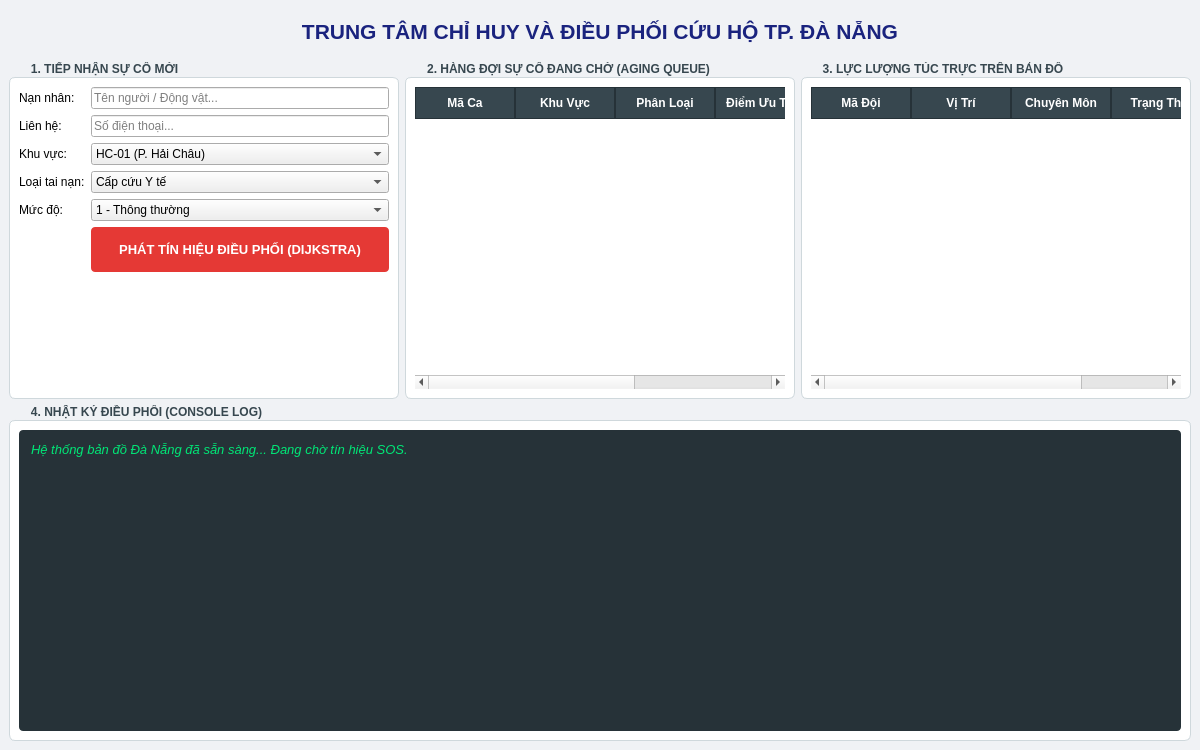
<?xml version="1.0" encoding="UTF-8"?>
<ui version="4.0">
 <class>MainWindow</class>
 <widget class="QMainWindow" name="MainWindow">
  <property name="geometry">
   <rect>
    <x>0</x>
    <y>0</y>
    <width>1200</width>
    <height>750</height>
   </rect>
  </property>
  <property name="windowTitle">
   <string>Hệ Thống Điều Phối Cứu Hộ PBL2 - Da Nang CAD System</string>
  </property>
  <property name="styleSheet">
   <string notr="true">/* --- Nền chính của ứng dụng --- */
QMainWindow { 
    background-color: #f0f2f5; 
}

/* --- Tiêu đề Header --- */
QLabel#lblHeader {
    color: #1a237e;
    padding: 10px;
    border-bottom: 2px solid #3f51b5;
}

/* --- Các khung GroupBox --- */
QGroupBox {
    font-weight: bold;
    border: 1px solid #cfd8dc;
    border-radius: 6px;
    margin-top: 15px;
    background-color: #ffffff;
}
QGroupBox::title {
    subcontrol-origin: margin;
    left: 15px;
    padding: 0 5px 0 5px;
    color: #37474f;
}

/* --- Nút bấm Điều phối Khẩn cấp --- */
QPushButton#btnDispatch {
    background-color: #e53935;
    color: white;
    font-weight: bold;
    border-radius: 4px;
    font-size: 13px;
    border: none;
}
QPushButton#btnDispatch:hover {
    background-color: #d32f2f;
}
QPushButton#btnDispatch:pressed {
    background-color: #b71c1c;
}

/* --- Bảng dữ liệu (TableWidget) --- */
QTableWidget {
    gridline-color: #eceff1;
    background-color: #ffffff;
    alternate-background-color: #f9fbe7;
    selection-background-color: #e3f2fd;
    selection-color: #000000;
    border: none;
}
QHeaderView::section {
    background-color: #37474f;
    color: white;
    font-weight: bold;
    padding: 6px;
    border: 1px solid #263238;
}

/* --- Màn hình Terminal Log --- */
QTextEdit#txtConsole {
    background-color: #263238;
    color: #00e676; /* Màu xanh lá cây kiểu terminal */
    font-family: &quot;Consolas&quot;, monospace;
    font-size: 13px;
    border-radius: 4px;
    padding: 8px;
}</string>
  </property>
  <widget class="QWidget" name="centralwidget">
   <layout class="QVBoxLayout" name="verticalLayout_main">
    <item>
     <widget class="QLabel" name="lblHeader">
      <property name="font">
       <font>
        <pointsize>16</pointsize>
        <bold>true</bold>
       </font>
      </property>
      <property name="text">
       <string>TRUNG TÂM CHỈ HUY VÀ ĐIỀU PHỐI CỨU HỘ TP. ĐÀ NẴNG</string>
      </property>
      <property name="alignment">
       <set>Qt::AlignmentFlag::AlignCenter</set>
      </property>
     </widget>
    </item>
    <item>
     <layout class="QHBoxLayout" name="horizontalLayout_top">
      <item>
       <widget class="QGroupBox" name="grpBaoCao">
        <property name="title">
         <string>1. TIẾP NHẬN SỰ CỐ MỚI</string>
        </property>
        <layout class="QFormLayout" name="formLayout">
         <item row="0" column="0">
          <widget class="QLabel" name="label_1">
           <property name="text">
            <string>Nạn nhân:</string>
           </property>
          </widget>
         </item>
         <item row="0" column="1">
          <widget class="QLineEdit" name="txtVictimName">
           <property name="placeholderText">
            <string>Tên người / Động vật...</string>
           </property>
          </widget>
         </item>
         <item row="1" column="0">
          <widget class="QLabel" name="label_2">
           <property name="text">
            <string>Liên hệ:</string>
           </property>
          </widget>
         </item>
         <item row="1" column="1">
          <widget class="QLineEdit" name="txtPhone">
           <property name="placeholderText">
            <string>Số điện thoại...</string>
           </property>
          </widget>
         </item>
         <item row="2" column="0">
          <widget class="QLabel" name="label_3">
           <property name="text">
            <string>Khu vực:</string>
           </property>
          </widget>
         </item>
         <item row="2" column="1">
          <widget class="QComboBox" name="cbLocation">
           <item>
            <property name="text">
             <string>HC-01 (P. Hải Châu)</string>
            </property>
           </item>
           <item>
            <property name="text">
             <string>HC-02 (P. Thạch Thang)</string>
            </property>
           </item>
           <item>
            <property name="text">
             <string>TK-01 (P. Thanh Khê Tây)</string>
            </property>
           </item>
           <item>
            <property name="text">
             <string>ST-01 (P. An Hải Tây)</string>
            </property>
           </item>
           <item>
            <property name="text">
             <string>HV-01 (X. Hòa Phong)</string>
            </property>
           </item>
          </widget>
         </item>
         <item row="3" column="0">
          <widget class="QLabel" name="label_4">
           <property name="text">
            <string>Loại tai nạn:</string>
           </property>
          </widget>
         </item>
         <item row="3" column="1">
          <widget class="QComboBox" name="cbIncidentType">
           <item>
            <property name="text">
             <string>Cấp cứu Y tế</string>
            </property>
           </item>
           <item>
            <property name="text">
             <string>Kẹt song cửa / Thang máy</string>
            </property>
           </item>
           <item>
            <property name="text">
             <string>Sập hầm / Công trình</string>
            </property>
           </item>
           <item>
            <property name="text">
             <string>Rớt giếng / Hố sâu</string>
            </property>
           </item>
           <item>
            <property name="text">
             <string>Hỏa hoạn / Cháy nổ</string>
            </property>
           </item>
           <item>
            <property name="text">
             <string>Tai nạn giao thông</string>
            </property>
           </item>
           <item>
            <property name="text">
             <string>Khống chế động vật</string>
            </property>
           </item>
          </widget>
         </item>
         <item row="4" column="0">
          <widget class="QLabel" name="label_5">
           <property name="text">
            <string>Mức độ:</string>
           </property>
          </widget>
         </item>
         <item row="4" column="1">
          <widget class="QComboBox" name="cbUrgency">
           <item>
            <property name="text">
             <string>1 - Thông thường</string>
            </property>
           </item>
           <item>
            <property name="text">
             <string>2 - Khẩn cấp</string>
            </property>
           </item>
           <item>
            <property name="text">
             <string>3 - Nguy kịch (Code Red)</string>
            </property>
           </item>
          </widget>
         </item>
         <item row="5" column="1">
          <widget class="QPushButton" name="btnDispatch">
           <property name="minimumSize">
            <size>
             <width>0</width>
             <height>45</height>
            </size>
           </property>
           <property name="text">
            <string>PHÁT TÍN HIỆU ĐIỀU PHỐI (DIJKSTRA)</string>
           </property>
          </widget>
         </item>
        </layout>
       </widget>
      </item>
      <item>
       <widget class="QGroupBox" name="grpQueue">
        <property name="title">
         <string>2. HÀNG ĐỢI SỰ CỐ ĐANG CHỜ (AGING QUEUE)</string>
        </property>
        <layout class="QVBoxLayout" name="verticalLayout_2">
         <item>
          <widget class="QTableWidget" name="tableCases">
           <property name="selectionBehavior">
            <enum>QAbstractItemView::SelectionBehavior::SelectRows</enum>
           </property>
           <column>
            <property name="text">
             <string>Mã Ca</string>
            </property>
           </column>
           <column>
            <property name="text">
             <string>Khu Vực</string>
            </property>
           </column>
           <column>
            <property name="text">
             <string>Phân Loại</string>
            </property>
           </column>
           <column>
            <property name="text">
             <string>Điểm Ưu Tiên</string>
            </property>
           </column>
           <column>
            <property name="text">
             <string>Trạng Thái</string>
            </property>
           </column>
          </widget>
         </item>
        </layout>
       </widget>
      </item>
      <item>
       <widget class="QGroupBox" name="grpUnits">
        <property name="title">
         <string>3. LỰC LƯỢNG TÚC TRỰC TRÊN BẢN ĐỒ</string>
        </property>
        <layout class="QVBoxLayout" name="verticalLayout_3">
         <item>
          <widget class="QTableWidget" name="tableUnits">
           <property name="selectionBehavior">
            <enum>QAbstractItemView::SelectionBehavior::SelectRows</enum>
           </property>
           <column>
            <property name="text">
             <string>Mã Đội</string>
            </property>
           </column>
           <column>
            <property name="text">
             <string>Vị Trí</string>
            </property>
           </column>
           <column>
            <property name="text">
             <string>Chuyên Môn</string>
            </property>
           </column>
           <column>
            <property name="text">
             <string>Trạng Thái</string>
            </property>
           </column>
          </widget>
         </item>
        </layout>
       </widget>
      </item>
     </layout>
    </item>
    <item>
     <widget class="QGroupBox" name="grpLog">
      <property name="title">
       <string>4. NHẬT KÝ ĐIỀU PHỐI (CONSOLE LOG)</string>
      </property>
      <layout class="QVBoxLayout" name="verticalLayout_4">
       <item>
        <widget class="QTextEdit" name="txtConsole">
         <property name="readOnly">
          <bool>true</bool>
         </property>
         <property name="html">
          <string>&lt;!DOCTYPE HTML PUBLIC &quot;-//W3C//DTD HTML 4.0//EN&quot; &quot;http://www.w3.org/TR/REC-html40/strict.dtd&quot;&gt;
&lt;html&gt;&lt;head&gt;&lt;meta name=&quot;qrichtext&quot; content=&quot;1&quot; /&gt;&lt;meta charset=&quot;utf-8&quot; /&gt;&lt;style type=&quot;text/css&quot;&gt;
p, li { white-space: pre-wrap; }
hr { height: 1px; border-width: 0; }
li.unchecked::marker { content: &quot;\2610&quot;; }
li.checked::marker { content: &quot;\2612&quot;; }
&lt;/style&gt;&lt;/head&gt;&lt;body style=&quot; font-family:'Consolas','monospace'; font-size:13px; font-weight:400; font-style:normal;&quot;&gt;
&lt;p style=&quot; margin-top:12px; margin-bottom:12px; margin-left:0px; margin-right:0px; -qt-block-indent:0; text-indent:0px;&quot;&gt;&lt;span style=&quot; font-style:italic;&quot;&gt;Hệ thống bản đồ Đà Nẵng đã sẵn sàng... Đang chờ tín hiệu SOS.&lt;/span&gt;&lt;/p&gt;&lt;/body&gt;&lt;/html&gt;</string>
         </property>
        </widget>
       </item>
      </layout>
     </widget>
    </item>
   </layout>
  </widget>
 </widget>
 <resources/>
 <connections/>
</ui>
